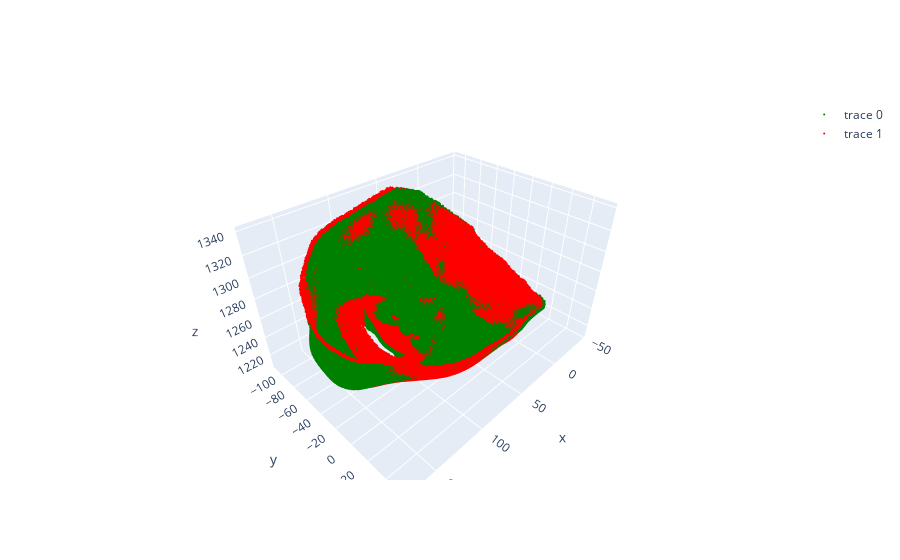

Notebook cell for this chart:
### Markdown cell above
Import the data and load it as source and template. In this case, we load the dta from text and downsample it using a voxel size of 0.1 units

### Code cell
source, target = utils.prepare_source_and_target_nonrigid_3d('face-x.txt',
                                                             'face-y.txt', 1.0)
source_np = np.asarray(source.points)
target_np = np.asarray(target.points)

fig = go.Figure(data=[go.Scatter3d(x=source_np[:,0], y=source_np[:,1], z=source_np[:,2],
                                   mode='markers',    marker=dict( size=1, color='green',  opacity=1.0)), 
                                   go.Scatter3d(x=target_np[:,0], y=target_np[:,1], z=target_np[:,2],
                                   mode='markers',    marker=dict( size=1, color='red',  opacity=1.0)) ])
fig.show()

### Figure 1 — Plotly figure (JSON) as saved in the notebook; plotly's stock layout.template omitted (floating-point values rounded to 4 significant figures; data arrays with more than 128 entries replaced by an {"elided": "..."} marker saying what was removed)
{"data": [{"marker": {"color": "green", "opacity": 1, "size": 1}, "mode": "markers", "type": "scatter3d", "x": {"elided": "22958 float values"}, "y": {"elided": "22958 float values"}, "z": {"elided": "22958 float values"}}, {"marker": {"color": "red", "opacity": 1, "size": 1}, "mode": "markers", "type": "scatter3d", "x": {"elided": "22990 float values"}, "y": {"elided": "22990 float values"}, "z": {"elided": "22990 float values"}}], "layout": {}}
